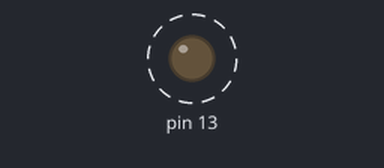
Simulated run of this sketch. Board: Arduino Uno, built with avr-gcc and run on an emulated ATmega328P. Shown: output pins drawn as LEDs (lit = HIGH). Dashed ring = blinking. What the sketch prints to the serial monitor is not drawn.

Above: at 1.2 s.
Timing chart, 0 to 4.0 s (numbered marks = the images above):
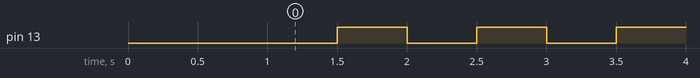

Measured:
- by itself, pin 13: alternates HIGH for 0.50 s and LOW for 0.50 s

The sketch:

SerialServoIDWrite.ino
```cpp
#define GET_LOW_BYTE(A) (uint8_t)((A))
//Macro function  get lower 8 bits of A
#define GET_HIGH_BYTE(A) (uint8_t)((A) >> 8)
//Macro function  get higher 8 bits of A
#define BYTE_TO_HW(A, B) ((((uint16_t)(A)) << 8) | (uint8_t)(B))
//Macro Function  put A as higher 8 bits   B as lower 8 bits   which amalgamated into 16 bits integer

#define LOBOT_SERVO_FRAME_HEADER         0x55
#define LOBOT_SERVO_ID_WRITE             13

byte LobotCheckSum(byte buf[])
{
  byte i;
  uint16_t temp = 0;
  for (i = 2; i < buf[3] + 2; i++) {
    temp += buf[i];
  }
  temp = ~temp;
  i = (byte)temp;
  return i;
}

void LobotSerialServoSetID(HardwareSerial &SerialX, uint8_t oldID, uint8_t newID)
{
  byte buf[7];
  buf[0] = buf[1] = LOBOT_SERVO_FRAME_HEADER;
  buf[2] = oldID;
  buf[3] = 4;
  buf[4] = LOBOT_SERVO_ID_WRITE;
  buf[5] = newID;
  buf[6] = LobotCheckSum(buf);
  SerialX.write(buf, 7);
}

void setup() {
  // put your setup code here, to run once:
  Serial.begin(115200); //Baud rate is 115200
  pinMode(13, OUTPUT);
  delay(1000);
}


void loop() {
  // put your main code here, to run repeatedly:
  delay(500);
  digitalWrite(13,HIGH);  //Indicator  run indication
  LobotSerialServoSetID(Serial, 254, 1); // The first parameter is the serial port which is used for communication. The second parameter is old ID ( the number of old ID is 254 , which is valid for all online servo when you send commands to them)
                                           //The third parameter is new ID
  delay(500);
  digitalWrite(13,LOW);
}
```
